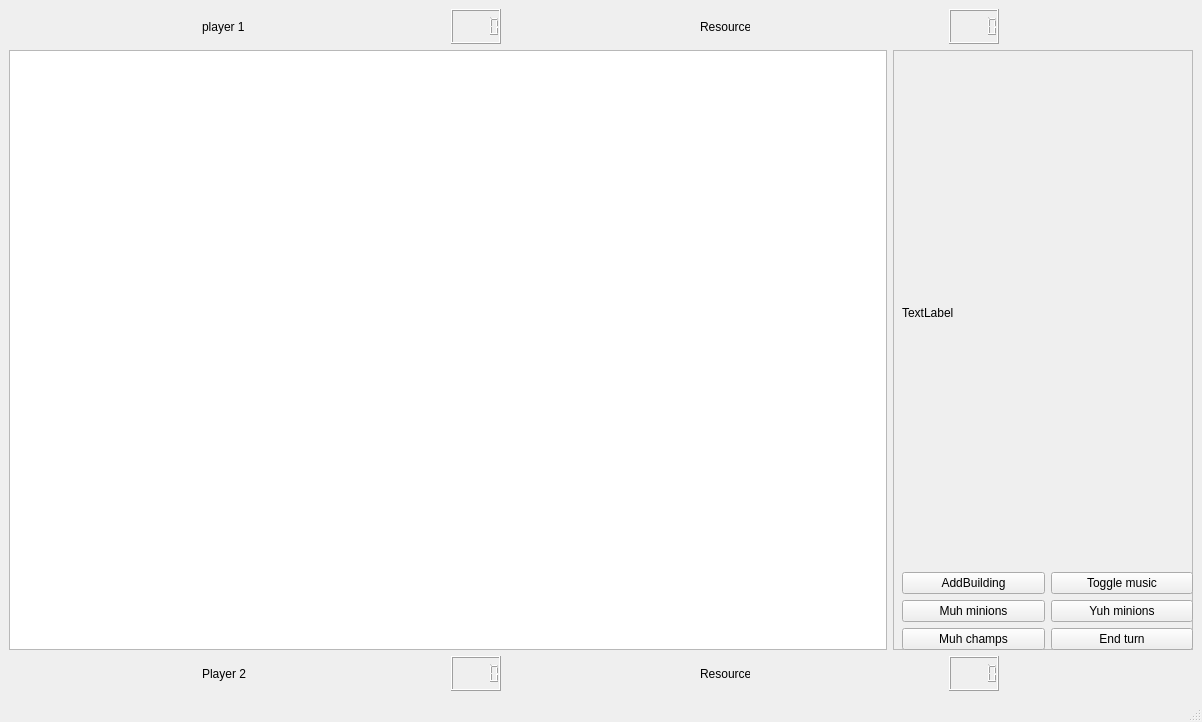
<?xml version="1.0" encoding="UTF-8"?>
<ui version="4.0">
 <class>MapWindow</class>
 <widget class="QMainWindow" name="MapWindow">
  <property name="geometry">
   <rect>
    <x>0</x>
    <y>0</y>
    <width>1202</width>
    <height>722</height>
   </rect>
  </property>
  <property name="windowTitle">
   <string>MainWindow</string>
  </property>
  <widget class="QWidget" name="centralwidget">
   <layout class="QGridLayout" name="gridLayout">
    <item row="0" column="0" colspan="2">
     <layout class="QHBoxLayout" name="horizontalLayoutUpper">
      <item>
       <widget class="QLabel" name="player1NameLabel">
        <property name="maximumSize">
         <size>
          <width>50</width>
          <height>16777215</height>
         </size>
        </property>
        <property name="text">
         <string>player 1</string>
        </property>
       </widget>
      </item>
      <item>
       <widget class="QLCDNumber" name="player1Resource1LED">
        <property name="maximumSize">
         <size>
          <width>50</width>
          <height>16777215</height>
         </size>
        </property>
       </widget>
      </item>
      <item>
       <widget class="QLabel" name="player1Resource1Label_2">
        <property name="maximumSize">
         <size>
          <width>50</width>
          <height>16777215</height>
         </size>
        </property>
        <property name="text">
         <string>Resource1</string>
        </property>
       </widget>
      </item>
      <item>
       <widget class="QLCDNumber" name="player1Resource2LED">
        <property name="maximumSize">
         <size>
          <width>50</width>
          <height>16777215</height>
         </size>
        </property>
       </widget>
      </item>
     </layout>
    </item>
    <item row="3" column="0" colspan="2">
     <layout class="QHBoxLayout" name="horizontalLayoutLower">
      <item>
       <widget class="QLabel" name="player2NameLabel">
        <property name="maximumSize">
         <size>
          <width>50</width>
          <height>16777215</height>
         </size>
        </property>
        <property name="text">
         <string>Player 2</string>
        </property>
       </widget>
      </item>
      <item>
       <widget class="QLCDNumber" name="player2Resource1LED">
        <property name="maximumSize">
         <size>
          <width>50</width>
          <height>16777215</height>
         </size>
        </property>
       </widget>
      </item>
      <item>
       <widget class="QLabel" name="player2RecourceLabel">
        <property name="maximumSize">
         <size>
          <width>50</width>
          <height>16777215</height>
         </size>
        </property>
        <property name="text">
         <string>Resource1</string>
        </property>
       </widget>
      </item>
      <item>
       <widget class="QLCDNumber" name="player2Resource2LED">
        <property name="maximumSize">
         <size>
          <width>50</width>
          <height>16777215</height>
         </size>
        </property>
       </widget>
      </item>
     </layout>
    </item>
    <item row="1" column="0">
     <widget class="QGraphicsView" name="graphicsView">
      <property name="sizePolicy">
       <sizepolicy hsizetype="Fixed" vsizetype="Fixed">
        <horstretch>0</horstretch>
        <verstretch>0</verstretch>
       </sizepolicy>
      </property>
      <property name="minimumSize">
       <size>
        <width>0</width>
        <height>600</height>
       </size>
      </property>
      <property name="maximumSize">
       <size>
        <width>1500</width>
        <height>1700</height>
       </size>
      </property>
     </widget>
    </item>
    <item row="1" column="1">
     <widget class="QFrame" name="frame">
      <property name="maximumSize">
       <size>
        <width>300</width>
        <height>16777215</height>
       </size>
      </property>
      <property name="frameShape">
       <enum>QFrame::StyledPanel</enum>
      </property>
      <property name="frameShadow">
       <enum>QFrame::Raised</enum>
      </property>
      <widget class="QWidget" name="verticalLayoutWidget">
       <property name="geometry">
        <rect>
         <x>9</x>
         <y>9</y>
         <width>291</width>
         <height>591</height>
        </rect>
       </property>
       <layout class="QVBoxLayout" name="verticalLayout">
        <item>
         <layout class="QVBoxLayout" name="verticalLayout_5">
          <item>
           <widget class="QLabel" name="DescriptionLabel">
            <property name="text">
             <string>TextLabel</string>
            </property>
           </widget>
          </item>
         </layout>
        </item>
        <item>
         <layout class="QVBoxLayout" name="verticalLayout_6">
          <item>
           <layout class="QGridLayout" name="gridLayout_2">
            <item row="2" column="0">
             <widget class="QPushButton" name="champButton">
              <property name="text">
               <string>Muh champs</string>
              </property>
             </widget>
            </item>
            <item row="0" column="0">
             <widget class="QPushButton" name="addButton">
              <property name="text">
               <string>AddBuilding</string>
              </property>
             </widget>
            </item>
            <item row="1" column="0">
             <widget class="QPushButton" name="minionbutton">
              <property name="text">
               <string>Muh minions</string>
              </property>
             </widget>
            </item>
            <item row="0" column="1">
             <widget class="QPushButton" name="MusicButton">
              <property name="text">
               <string>Toggle music</string>
              </property>
             </widget>
            </item>
            <item row="2" column="1">
             <widget class="QPushButton" name="endTurnButton">
              <property name="text">
               <string>End turn</string>
              </property>
             </widget>
            </item>
            <item row="1" column="1">
             <widget class="QPushButton" name="enemyMinions">
              <property name="text">
               <string>Yuh minions</string>
              </property>
             </widget>
            </item>
           </layout>
          </item>
         </layout>
        </item>
       </layout>
      </widget>
     </widget>
    </item>
   </layout>
  </widget>
  <widget class="QMenuBar" name="menubar">
   <property name="geometry">
    <rect>
     <x>0</x>
     <y>0</y>
     <width>1202</width>
     <height>20</height>
    </rect>
   </property>
  </widget>
  <widget class="QStatusBar" name="statusbar"/>
 </widget>
 <resources/>
 <connections/>
</ui>
